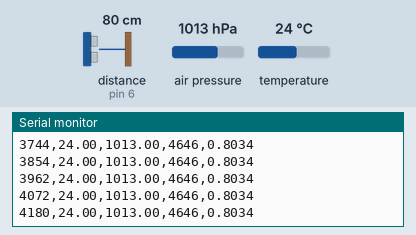
This sketch was run on a simulated Arduino Uno, built with avr-gcc and run on an emulated ATmega328P. Parts: the last lines printed to the serial monitor. Wiring (from diagram.json): ultrasonic range finder: trigger pin 7; echo pin 6. Wiring (inferred from the names in the program): BME280 sensor at I2C address 0x76. Inputs (shaded band) come from the test bench; at power-on: distance to the obstacle (sensor on pin 6) 80 cm, air pressure 1013 hPa, temperature 24 °C. The echo pulse lasts 58.3 µs per cm.

Above: at 4.2 s.
4.3 s: distance to the obstacle (sensor on pin 6) set to 44 cm
At 4.4 s:
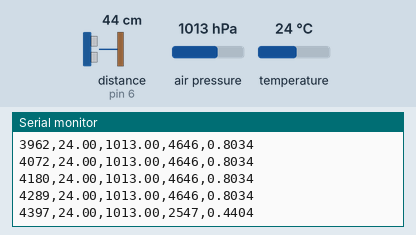
5.8 s: distance to the obstacle (sensor on pin 6) set to 47 cm
At 5.9 s:
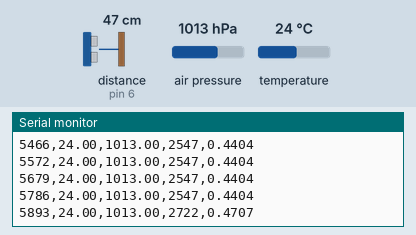
8.8 s: distance to the obstacle (sensor on pin 6) set to 4 cm
At 8.89 s:
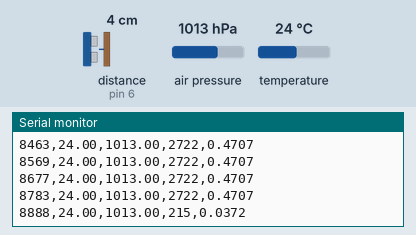
10.3 s: distance to the obstacle (sensor on pin 6) set to 2 cm
At 10.36 s:
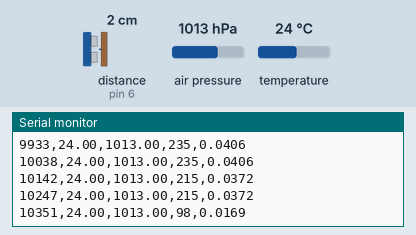
Timing chart, 0 to 12.8 s (numbered marks = the images above; inputs shaded):
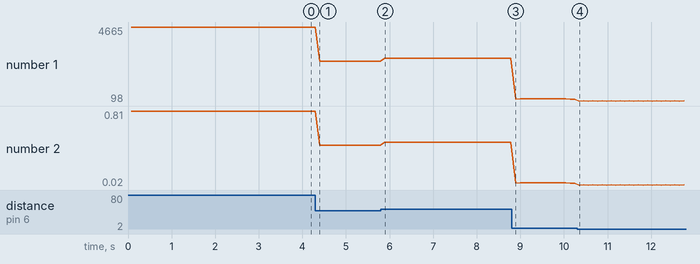

Measured:
- after the input at 4.3 s, the serial monitor: prints a new line after 0.10 s (image 1)
- after the input at 5.8 s, the serial monitor: prints a new line after 0.09 s (image 2)
- after the input at 8.8 s, the serial monitor: prints a new line after 0.09 s (image 3)
- after the input at 10.3 s, the serial monitor: prints a new line after 0.05 s (image 4)
- plotted number 1: 4646 → 2547 after the input at 4.3 s, 2547 → 2722 after the input at 5.8 s, 2722 → 215 after the input at 8.8 s, 215 → 118 after the input at 10.3 s
- plotted number 2: 0.8 → 0.44 after the input at 4.3 s, 0.44 → 0.47 after the input at 5.8 s, 0.47 → 0.04 after the input at 8.8 s, 0.04 → 0.02 after the input at 10.3 s

The sketch:

ph35-temperature-speed-of-sound.ino
```cpp
// @pin D7=D7
// @pin D6=D6
// @pin A4=A4
// @pin A5=A5
#include <Wire.h>
// 온도에 따른 음속 보정
// @baud 9600
// @tunable samplingIntervalMs
unsigned long samplingIntervalMs = 100;

const byte BME=0x76;
uint16_t digT1,digP1;
int16_t digT2,digT3,digP2,digP3,digP4,digP5,digP6,digP7,digP8,digP9;
byte digH1,digH3;
int16_t digH2,digH4,digH5;
int8_t digH6;
int32_t tFine;
byte bmeRead8(byte reg) {
  Wire.beginTransmission(BME);
  Wire.write(reg);
  Wire.endTransmission(false);
  Wire.requestFrom(BME,(byte)1);
  return Wire.read();
}
uint16_t bmeRead16LE(byte reg) {
  uint16_t lo=bmeRead8(reg),hi=bmeRead8(reg+1);
  return lo|(hi<<8);
}
int16_t bmeReadS16LE(byte reg) {
  return (int16_t)bmeRead16LE(reg);
}
uint32_t bmeRead20(byte reg) {
  Wire.beginTransmission(BME);
  Wire.write(reg);
  Wire.endTransmission(false);
  Wire.requestFrom(BME,(byte)3);
  byte msb=Wire.read();
  byte lsb=Wire.read();
  byte xlsb=Wire.read();
  return ((uint32_t)msb<<12)|((uint16_t)lsb<<4)|(xlsb>>4);
}
void bmeWrite8(byte reg,byte value) {
  Wire.beginTransmission(BME);
  Wire.write(reg);
  Wire.write(value);
  Wire.endTransmission();
}
bool bmeBegin() {
  if(bmeRead8(0xD0)!=0x60)return false;
  digT1=bmeRead16LE(0x88);
  digT2=bmeReadS16LE(0x8A);
  digT3=bmeReadS16LE(0x8C);
  digP1=bmeRead16LE(0x8E);
  digP2=bmeReadS16LE(0x90);
  digP3=bmeReadS16LE(0x92);
  digP4=bmeReadS16LE(0x94);
  digP5=bmeReadS16LE(0x96);
  digP6=bmeReadS16LE(0x98);
  digP7=bmeReadS16LE(0x9A);
  digP8=bmeReadS16LE(0x9C);
  digP9=bmeReadS16LE(0x9E);
  digH1=bmeRead8(0xA1);
  digH2=bmeReadS16LE(0xE1);
  digH3=bmeRead8(0xE3);
  byte e4=bmeRead8(0xE4),e5=bmeRead8(0xE5),e6=bmeRead8(0xE6);
  digH4=((int16_t)(int8_t)e4<<4)|(e5&15);
  digH5=((int16_t)(int8_t)e6<<4)|(e5>>4);
  digH6=(int8_t)bmeRead8(0xE7);
  bmeWrite8(0xF2,1);
  bmeWrite8(0xF4,0x27);
  bmeWrite8(0xF5,0xA0);
  return true;
}
float bmeTemperatureC() {
  int32_t adc=bmeRead20(0xFA);
  int32_t v1=((((adc>>3)-((int32_t)digT1<<1)))*digT2)>>11;
  int32_t v2=(((((adc>>4)-digT1)*((adc>>4)-digT1))>>12)*digT3)>>14;
  tFine=v1+v2;
  return ((tFine*5+128)>>8)/100.0;
}
float bmePressureHpa() {
  int64_t v1=(int64_t)tFine-128000,v2=v1*v1*digP6;
  v2+=((v1*digP5)<<17);
  v2+=((int64_t)digP4<<35);
  v1=((v1*v1*digP3)>>8)+((v1*digP2)<<12);
  v1=(((((int64_t)1<<47)+v1))*digP1)>>33;
  if(v1==0)return NAN;
  int64_t p=1048576-bmeRead20(0xF7);
  p=(((p<<31)-v2)*3125)/v1;
  v1=(digP9*(p>>13)*(p>>13))>>25;
  v2=(digP8*p)>>19;
  p=((p+v1+v2)>>8)+((int64_t)digP7<<4);
  return p/25600.0;
}
float bmeHumidity() {
  byte hMsb=bmeRead8(0xFD),hLsb=bmeRead8(0xFE);
  int32_t adc=((uint32_t)hMsb<<8)|hLsb;
  int32_t v=tFine-76800;
  v=(((((adc<<14)-((int32_t)digH4<<20)-((int32_t)digH5*v))+16384)>>15)*
  (((((((v*digH6)>>10)*(((v*digH3)>>11)+32768))>>10)+2097152)*digH2+8192)>>14));
  v-=(((((v>>15)*(v>>15))>>7)*digH1)>>4);
  v=constrain(v,0,419430400);
  return (v>>12)/1024.0;
}
const byte TRIG_PIN=7,ECHO_PIN=6;
void setup() {
  Serial.begin(9600);
  Wire.begin();
  if(!bmeBegin())Serial.println("# BME280_ERROR");
  pinMode(TRIG_PIN,OUTPUT);
  pinMode(ECHO_PIN,INPUT);
  Serial.println("time_ms,temperature_c,pressure_hpa,echo_time_us,distance_m");
}
void loop() {
  digitalWrite(TRIG_PIN,LOW);
  delayMicroseconds(2);
  digitalWrite(TRIG_PIN,HIGH);
  delayMicroseconds(10);
  digitalWrite(TRIG_PIN,LOW);
  // 왕복시간 원시값도 함께 남겨, 고정 음속(343 m/s)으로 계산한 거리와
  // 온도 보정 거리(distance_m)를 나중에 모두 만들 수 있게 합니다.
  unsigned long us=pulseIn(ECHO_PIN,HIGH,30000);
  float t=bmeTemperatureC(),p=bmePressureHpa();
  float soundSpeed=331.3f+0.606f*t,distanceM=us*soundSpeed/2000000.0f;
  Serial.print(millis());
  Serial.print(',');
  Serial.print(t,2);
  Serial.print(',');
  Serial.print(p,2);
  Serial.print(',');
  Serial.print(us);
  Serial.print(',');
  Serial.println(distanceM,4);
  delay(samplingIntervalMs);
}
```
